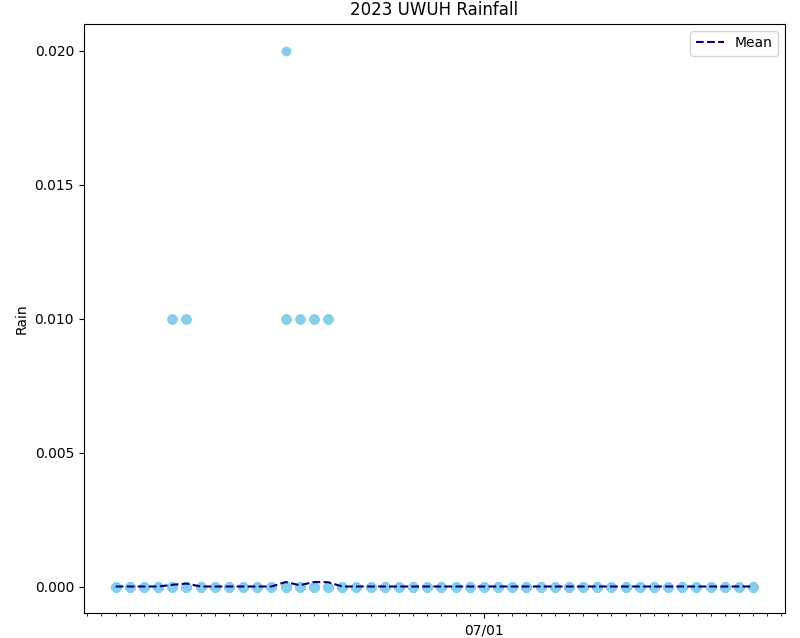

This chart was generated by the following Python code:
import pandas as pd
import matplotlib.pyplot as plt
import matplotlib.dates as mdates
from matplotlib.ticker import MultipleLocator
import numpy as np

# Read the CSV file into a DataFrame, skipping the header row
data = pd.read_csv('2023-uwuh.csv', skiprows=1)

# Convert 'Date' column to datetime format
data['Date'] = pd.to_datetime(data['Date'])

# Set up the plot
fig, ax1 = plt.subplots(1, figsize=(8, 10))

# Format the x-axis to display month and day
months = mdates.MonthLocator()
days = mdates.DayLocator()
month_day_fmt = mdates.DateFormatter('%m/%d')
ax1.xaxis.set_major_locator(months)
ax1.xaxis.set_minor_locator(days)
ax1.xaxis.set_major_formatter(month_day_fmt)

# Plot the scatter plot with baby blue color and adjusted opacity
sc = ax1.scatter(data['Date'], data['Rain'], c='skyblue', alpha=1)
ax1.set_ylabel('Rain')
ax1.set_title('2023 UWUH Rainfall')

# Calculate statistics per date
daily_stats = data.groupby('Date')['Rain'].agg(['mean', 'median', lambda x: np.percentile(x, 25), lambda x: np.percentile(x, 75)])
daily_stats.columns = ['Mean', 'Median', '25th Percentile', '75th Percentile']

# Add trendlines
ax1.plot(daily_stats.index, daily_stats['Mean'], color='navy', linestyle='--', label='Mean')

# Add legend
ax1.legend()

# Adjust the y-axis ticks
ax1.yaxis.set_major_locator(MultipleLocator(0.005))

# Adjust the layout and spacing
plt.tight_layout()

# Display the plot
plt.show()
